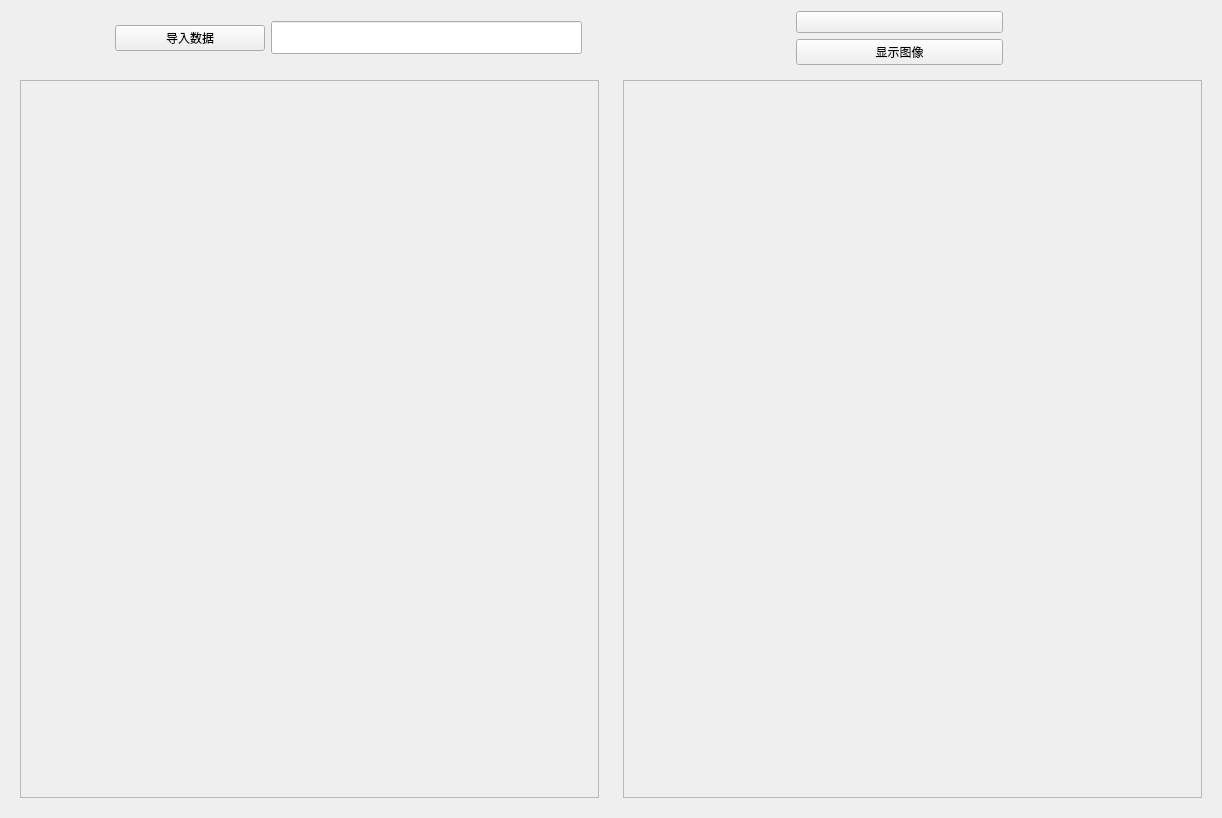
<?xml version="1.0" encoding="UTF-8"?>
<ui version="4.0">
 <class>HotRollingInterface</class>
 <widget class="QWidget" name="HotRollingInterface">
  <property name="geometry">
   <rect>
    <x>0</x>
    <y>0</y>
    <width>1222</width>
    <height>818</height>
   </rect>
  </property>
  <property name="windowTitle">
   <string>热轧数据相关性</string>
  </property>
  <layout class="QVBoxLayout" name="verticalLayout_3" stretch="1,9">
   <item>
    <layout class="QHBoxLayout" name="horizontalLayout_2" stretch="1,2,3,2,2,2">
     <item>
      <spacer name="horizontalSpacer_5">
       <property name="orientation">
        <enum>Qt::Horizontal</enum>
       </property>
       <property name="sizeType">
        <enum>QSizePolicy::Preferred</enum>
       </property>
       <property name="sizeHint" stdset="0">
        <size>
         <width>150</width>
         <height>20</height>
        </size>
       </property>
      </spacer>
     </item>
     <item>
      <widget class="PrimaryPushButton" name="importPushButton">
       <property name="maximumSize">
        <size>
         <width>150</width>
         <height>16777215</height>
        </size>
       </property>
       <property name="text">
        <string>导入数据</string>
       </property>
       <property name="icon">
        <iconset resource="../../../qtResource/resource.qrc">
         <normaloff>:/icons/icons/导入.png</normaloff>:/icons/icons/导入.png</iconset>
       </property>
      </widget>
     </item>
     <item>
      <widget class="LineEdit" name="LineEdit">
       <property name="sizePolicy">
        <sizepolicy hsizetype="Preferred" vsizetype="Fixed">
         <horstretch>0</horstretch>
         <verstretch>0</verstretch>
        </sizepolicy>
       </property>
       <property name="minimumSize">
        <size>
         <width>0</width>
         <height>33</height>
        </size>
       </property>
      </widget>
     </item>
     <item>
      <spacer name="horizontalSpacer_6">
       <property name="orientation">
        <enum>Qt::Horizontal</enum>
       </property>
       <property name="sizeType">
        <enum>QSizePolicy::Preferred</enum>
       </property>
       <property name="sizeHint" stdset="0">
        <size>
         <width>40</width>
         <height>20</height>
        </size>
       </property>
      </spacer>
     </item>
     <item>
      <layout class="QGridLayout" name="gridLayout">
       <item row="0" column="0">
        <widget class="ComboBox" name="ComboBox">
         <property name="sizePolicy">
          <sizepolicy hsizetype="Preferred" vsizetype="Fixed">
           <horstretch>0</horstretch>
           <verstretch>0</verstretch>
          </sizepolicy>
         </property>
         <property name="minimumSize">
          <size>
           <width>150</width>
           <height>0</height>
          </size>
         </property>
         <property name="text">
          <string/>
         </property>
        </widget>
       </item>
       <item row="1" column="0">
        <widget class="PrimaryPushButton" name="displayPushButton">
         <property name="text">
          <string>显示图像</string>
         </property>
         <property name="icon">
          <iconset resource="../../../qtResource/resource.qrc">
           <normaloff>:/icons/icons/综合评价_black.svg</normaloff>:/icons/icons/综合评价_black.svg</iconset>
         </property>
        </widget>
       </item>
      </layout>
     </item>
     <item>
      <spacer name="horizontalSpacer_4">
       <property name="orientation">
        <enum>Qt::Horizontal</enum>
       </property>
       <property name="sizeType">
        <enum>QSizePolicy::Preferred</enum>
       </property>
       <property name="sizeHint" stdset="0">
        <size>
         <width>40</width>
         <height>20</height>
        </size>
       </property>
      </spacer>
     </item>
    </layout>
   </item>
   <item>
    <layout class="QHBoxLayout" name="horizontalLayout">
     <item>
      <widget class="CardWidget" name="CardWidget">
       <layout class="QVBoxLayout" name="verticalLayout_5">
        <item>
         <widget class="QFrame" name="frame">
          <property name="frameShape">
           <enum>QFrame::StyledPanel</enum>
          </property>
          <property name="frameShadow">
           <enum>QFrame::Raised</enum>
          </property>
          <layout class="QVBoxLayout" name="verticalLayout_8">
           <property name="leftMargin">
            <number>0</number>
           </property>
           <property name="topMargin">
            <number>0</number>
           </property>
           <property name="rightMargin">
            <number>0</number>
           </property>
           <property name="bottomMargin">
            <number>0</number>
           </property>
           <item>
            <layout class="QVBoxLayout" name="leftLayout"/>
           </item>
          </layout>
         </widget>
        </item>
       </layout>
      </widget>
     </item>
     <item>
      <widget class="CardWidget" name="CardWidget_2">
       <layout class="QVBoxLayout" name="verticalLayout_11">
        <item>
         <widget class="QFrame" name="frame_3">
          <property name="frameShape">
           <enum>QFrame::StyledPanel</enum>
          </property>
          <property name="frameShadow">
           <enum>QFrame::Raised</enum>
          </property>
          <layout class="QVBoxLayout" name="verticalLayout_12">
           <property name="leftMargin">
            <number>0</number>
           </property>
           <property name="topMargin">
            <number>0</number>
           </property>
           <property name="rightMargin">
            <number>0</number>
           </property>
           <property name="bottomMargin">
            <number>0</number>
           </property>
           <item>
            <layout class="QVBoxLayout" name="rightLayout"/>
           </item>
          </layout>
         </widget>
        </item>
       </layout>
      </widget>
     </item>
    </layout>
   </item>
  </layout>
 </widget>
 <customwidgets>
  <customwidget>
   <class>ComboBox</class>
   <extends>QPushButton</extends>
   <header>qfluentwidgets</header>
  </customwidget>
  <customwidget>
   <class>PushButton</class>
   <extends>QPushButton</extends>
   <header>qfluentwidgets</header>
  </customwidget>
  <customwidget>
   <class>PrimaryPushButton</class>
   <extends>PushButton</extends>
   <header>qfluentwidgets</header>
  </customwidget>
  <customwidget>
   <class>CardWidget</class>
   <extends>QFrame</extends>
   <header>qfluentwidgets</header>
   <container>1</container>
  </customwidget>
  <customwidget>
   <class>LineEdit</class>
   <extends>QLineEdit</extends>
   <header>qfluentwidgets</header>
  </customwidget>
 </customwidgets>
 <resources>
  <include location="../../../qtResource/resource.qrc"/>
 </resources>
 <connections/>
</ui>
